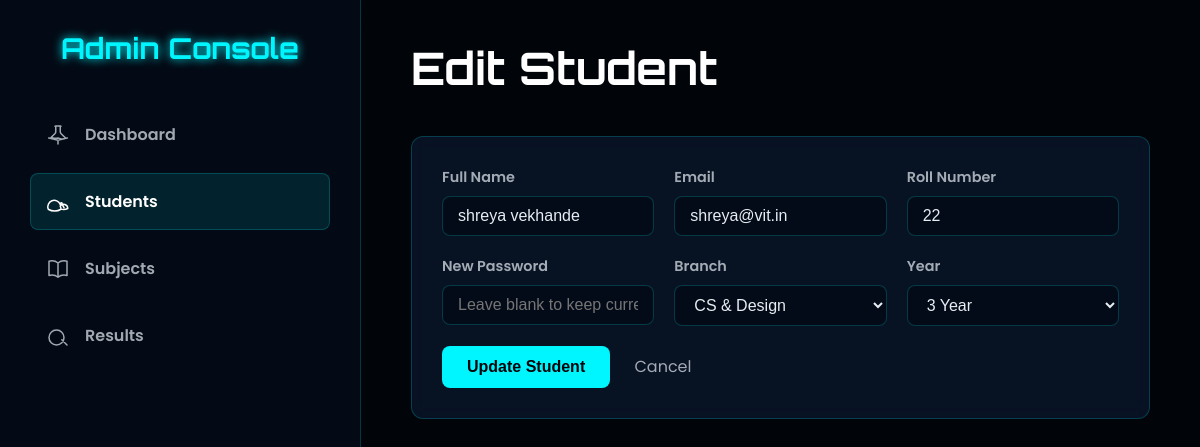
Page /admin/students/edit/3 (signed in) on the committed database.
### tables this page shows
CREATE TABLE users (
            id INTEGER PRIMARY KEY AUTOINCREMENT,
            email TEXT UNIQUE NOT NULL,
            password_hash TEXT NOT NULL,
            name TEXT NOT NULL,
            roll_no TEXT UNIQUE,
            branch_code TEXT,
            year INTEGER,
            role TEXT NOT NULL DEFAULT 'student' CHECK(role IN ('student', 'admin')),
            is_active INTEGER NOT NULL DEFAULT 1 -- ADD THIS LINE (1=Active, 0=Inactive)
        , secret_question TEXT, secret_answer_hash TEXT, face_descriptor TEXT);

### app.py (the view, shortened to what this page needs)
@app.route('/admin/students/edit/<int:student_id>', methods=['GET', 'POST'])
@admin_required
def admin_edit_student(student_id):
    conn = None
    try:
        conn = get_db()
        student = conn.execute("SELECT * FROM users WHERE id = ? AND role = 'student'",
                               (student_id,)).fetchone()
        if not student:
            flash('Student not found.', 'error')
            return redirect(url_for('admin_manage_students'))
        return render_template('admin_edit_student.html', student=student, branches=BRANCH_NAMES)
    except sqlite3.IntegrityError:
        if conn:
            conn.rollback()
        flash('Email or roll number already belongs to another student.', 'error')
        return redirect(url_for('admin_manage_students'))
    except sqlite3.Error as e:
        if conn:
            conn.rollback()
        flash(f'Database error: {e}', 'error')
        return redirect(url_for('admin_manage_students'))
    finally:
        if conn:
            conn.close()

### app.py (called while the page is built)
def get_db():
    conn = sqlite3.connect(DB_FILE)
    conn.row_factory = sqlite3.Row
    return conn

def admin_required(f):
    @wraps(f)
    def decorated_function(*args, **kwargs):
        if 'admin' not in session:
            flash('Admin access required.', 'error')
            return redirect(url_for('login_page'))
        return f(*args, **kwargs)
    return decorated_function

### templates/admin_edit_student.html (shortened to what this page needs)
<!DOCTYPE html>
<html lang="en">
<head>
</head>
<body>
    <aside class="sidebar">
        <div class="sidebar-header">
            <h2>Admin Console</h2>
        </div>
        <nav class="nav-menu">
            <a href="{{ url_for('admin_dashboard') }}">
                <span>Dashboard</span>
            </a>
            <a href="{{ url_for('admin_manage_students') }}" class="active">
                <span>Students</span>
            </a>
            <a href="{{ url_for('admin_manage_subjects') }}">
                <span>Subjects</span>
            </a>
             <a href="{{ url_for('admin_results') }}">
                <svg fill="none" viewBox="0 0 24 24" stroke-width="1.5" stroke="currentColor"><path stroke-linecap="round" stroke-linejoin="round" d="M10.5 6a7.5 7.5 0 100 15 7.5 7.5 0 000-15zM21 21l-5.197-5.197" /></svg>
                <span>Results</span>
            </a>
        </nav>
    </aside>
    <main class="main-content">
        <div class="header">
            <h1>Edit Student</h1>
        </div>
        <div class="content-card">
            <form action="{{ url_for('admin_edit_student', student_id=student.id) }}" method="POST">
                <div class="form-grid">
                    <div class="form-group">
                        <label for="name">Full Name</label>
                        <input type="text" id="name" name="name" value="{{ student.name }}" required>
                    </div>
                    <div class="form-group">
                        <label for="email">Email</label>
                        <input type="email" id="email" name="email" value="{{ student.email }}" required>
                    </div>
                    <div class="form-group">
                        <label for="roll_no">Roll Number</label>
                        <input type="text" id="roll_no" name="roll_no" value="{{ student.roll_no }}" required>
                    </div>
                    <div class="form-group">
                        <label for="password">New Password</label>
                        <input type="password" id="password" name="password" placeholder="Leave blank to keep current password">
                    </div>
                    <div class="form-group">
                        <label for="branch_code">Branch</label>
                        <select id="branch_code" name="branch_code" required>
                            {% for code, name in branches.items() %}
                            <option value="{{ code }}" {% if student.branch_code == code %}selected{% endif %}>{{ name }}</option>
                            {% endfor %}
                        </select>
                    </div>
                    <div class="form-group">
                        <label for="year">Year</label>
                        <select id="year" name="year" required>
                            {% for y in [1, 2, 3, 4] %}
                            <option value="{{ y }}" {% if student.year == y %}selected{% endif %}>{{ y }} Year</option>
                            {% endfor %}
                        </select>
                    </div>
                </div>
                <div style="margin-top: 20px;">
                    <button type="submit" class="btn">Update Student</button>
                    <a href="{{ url_for('admin_manage_students') }}" class="back-link">Cancel</a>
                </div>
            </form>
        </div>
    </main>
</body>
</html>

### templates/admin_edit_student.html (style rules this page uses)
:root { --primary-glow: #00f6ff; --background-color: #010409; --card-bg: rgba(10, 25, 47, 0.7); --border-color: rgba(0, 246, 255, 0.2); --text-color: #e6edf3; --secondary-text: rgba(230, 237, 243, 0.7); }
body { font-family: 'Poppins', sans-serif; background-color: var(--background-color); color: var(--text-color); margin: 0; height: 100vh; display: flex; overflow: hidden; }
.sidebar { width: 300px; flex-shrink: 0; background: rgba(5, 15, 30, 0.6); backdrop-filter: blur(15px); border-right: 1px solid var(--border-color); padding: 30px; display: flex; flex-direction: column; z-index: 2; }
.sidebar-header h2 { font-family: 'Orbitron', sans-serif; margin: 0 0 40px 0; font-size: 1.8rem; color: var(--primary-glow); text-shadow: 0 0 10px var(--primary-glow); text-align: center; }
.nav-menu a { display: flex; align-items: center; padding: 15px; color: var(--secondary-text); text-decoration: none; border-radius: 8px; margin-bottom: 10px; transition: all 0.3s ease; border: 1px solid transparent; font-weight: 600; }
.nav-menu a.active, .nav-menu a:hover { background-color: rgba(0, 246, 255, 0.1); color: #fff; border-color: var(--border-color); }
.nav-menu a svg { margin-right: 15px; width: 24px; height: 24px; }
.main-content { flex-grow: 1; padding: 40px 50px; overflow-y: auto; }
.header { display: flex; justify-content: space-between; align-items: center; margin-bottom: 40px; }
.header h1 { font-family: 'Orbitron', sans-serif; margin: 0; font-size: 2.8rem; color: #fff; }
.content-card { background: var(--card-bg); backdrop-filter: blur(10px); padding: 30px; border-radius: 12px; border: 1px solid var(--border-color); }
.form-grid { display: grid; grid-template-columns: repeat(auto-fit, minmax(200px, 1fr)); gap: 20px; }
.form-group { display: flex; flex-direction: column; }
.form-group label { margin-bottom: 8px; font-weight: 600; font-size: 0.9rem; color: var(--secondary-text); }
.form-group input, .form-group select { padding: 10px 15px; background: rgba(0,0,0,0.3); border: 1px solid var(--border-color); border-radius: 8px; font-size: 1rem; color: var(--text-color); }
.btn { padding: 12px 25px; background: var(--primary-glow); color: var(--background-color); border: none; border-radius: 8px; cursor: pointer; font-size: 1rem; font-weight: 700; transition: all 0.3s ease; }
.back-link { color: var(--secondary-text); text-decoration: none; margin-left: 20px; }

### rows in the picture
users: name "shreya vekhande", email "shreya@vit.in", roll_no "22", branch_code "CS & Design", year "3 Year"
